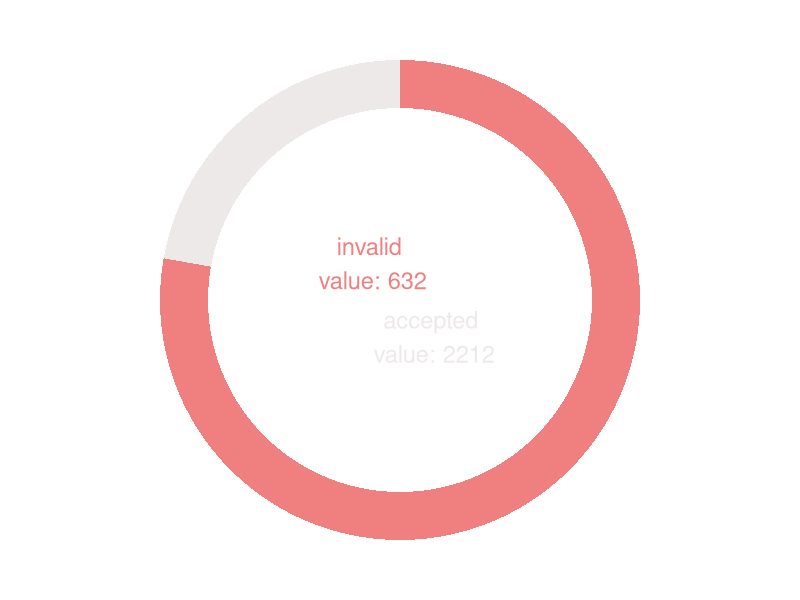
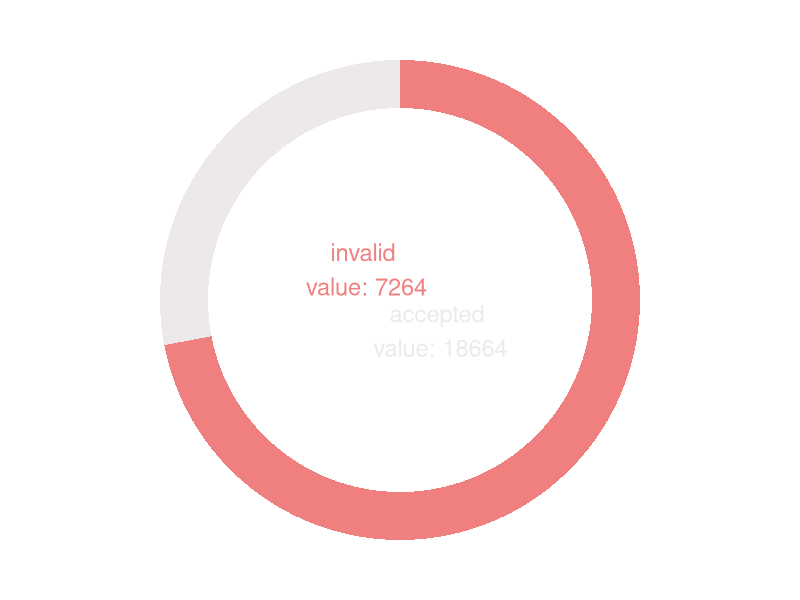
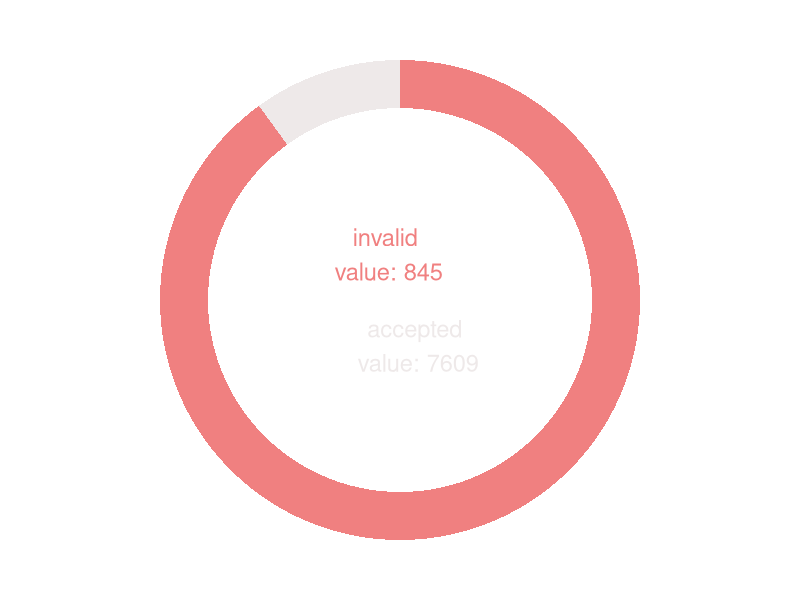
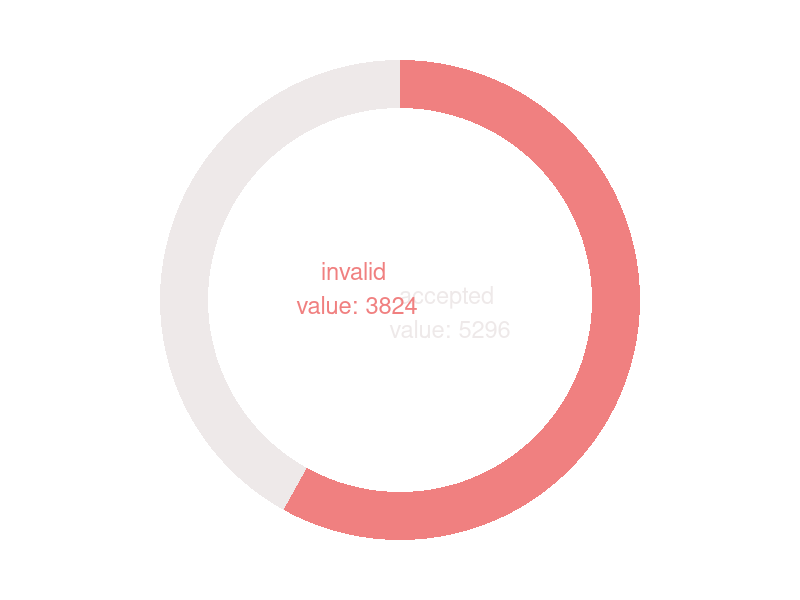
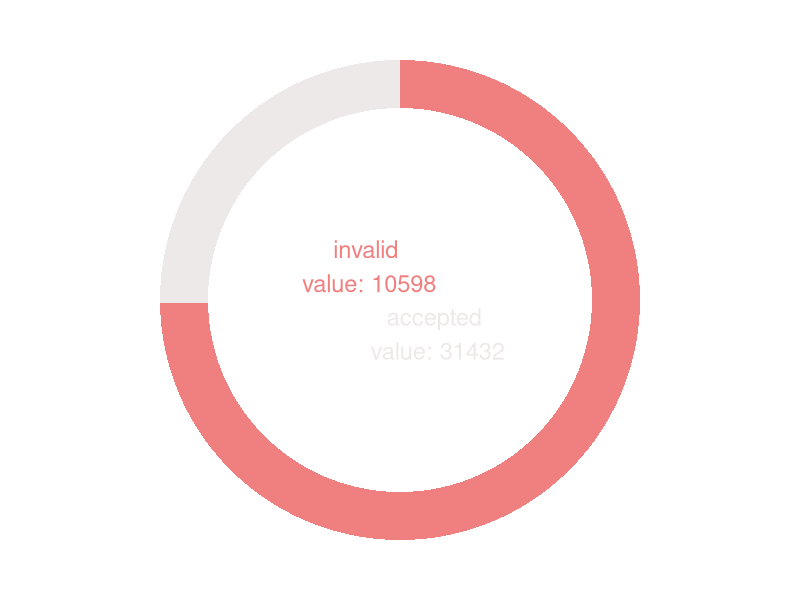
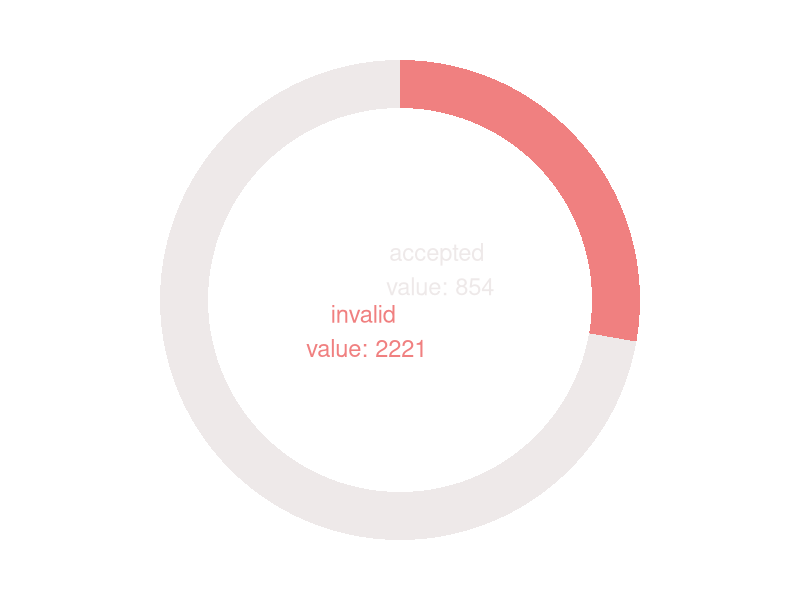

These figures' R source, in order:
## ---- chunk 1
knitr::opts_chunk$set(echo = TRUE)
library(ggplot2)
## ---- chunk 2
df <- read.csv(file = "input/tpt_group_name_counts.csv")
df_fleas <- df[which(df$group == 'fleas'),]
df_diptera <- df[which(df$group == 'diptera'),]
df_lice <- df[which(df$group == 'lice'),]
df_ticks <- df[which(df$group == 'ticks'),]
df_hemiptera <- df[which(df$group == 'hemiptera'),]
df_mites <- df[which(df$group == 'mites'),]
 
## ---- chunk 3
donutPlot <- function(data, color_valid, color_invalid) {
   # Compute percentages
data$fraction <- data$count / sum(data$count)

# Compute the cumulative percentages (top of each rectangle)
data$ymax <- cumsum(data$fraction)

# Compute the bottom of each rectangle
data$ymin <- c(0, head(data$ymax, n=-1))

# Compute label position
data$labelPosition <- (data$ymax + data$ymin) / 2

# Compute a good label
data$label <- paste0(data$status, "\n value: ", data$count)

# Make the plot
ggplot(data, aes(ymax=ymax, ymin=ymin, xmax=4, xmin=3, fill=rev(status))) +
  geom_rect() +
  geom_text( x=0, aes(y=labelPosition, label=label, color=status), size=6) + # x here controls label position (inner / outer)
  # scale_fill_brewer(palette=colpalette) +
  # scale_color_brewer(palette=colpalette) +
  scale_fill_manual(values = c(color_invalid, color_valid)) +
  scale_color_manual(values = c(color_invalid, color_valid)) +
  coord_polar(theta="y") +
  xlim(c(-1, 4)) +
  theme_void() +
  theme(legend.position = "none")
  #ggtitle(title)

}
## ---- chunk 4
svg("output/plots/fleas.svg")
donutPlot(df_fleas, 'lightcoral', 'snow2')
dev.off()

svg("output/plots/diptera.svg")
donutPlot(df_diptera, 'lightcoral', 'snow2')
dev.off()

svg("output/plots/hemiptera.svg")
donutPlot(df_hemiptera, 'lightcoral', 'snow2')
dev.off()

svg("output/plots/lice.svg")
donutPlot(df_lice, 'lightcoral', 'snow2')
dev.off()

svg("output/plots/mites.svg")
donutPlot(df_mites, 'lightcoral', 'snow2')
dev.off()

svg("output/plots/ticks.svg")
donutPlot(df_ticks, 'lightcoral', 'snow2')
dev.off()

